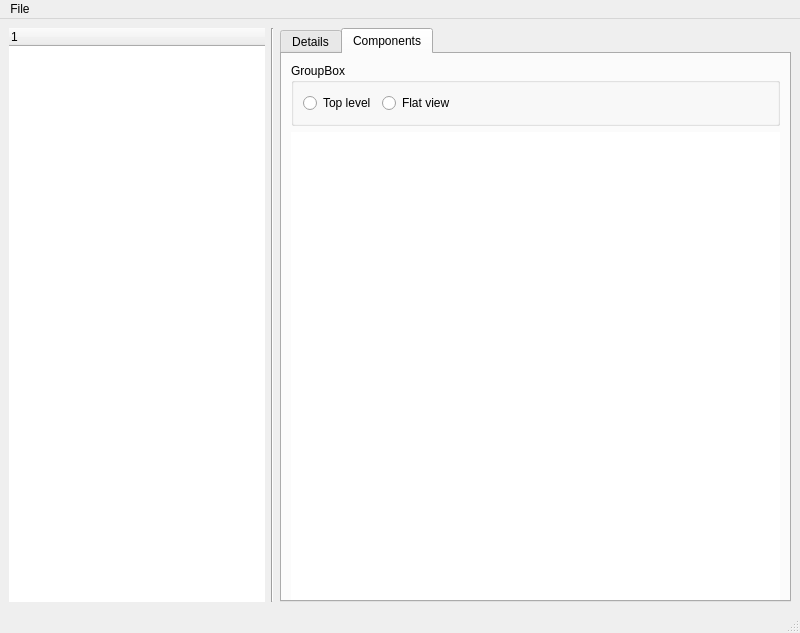
<?xml version="1.0" encoding="UTF-8"?>
<ui version="4.0">
 <class>MainWindow</class>
 <widget class="QMainWindow" name="MainWindow">
  <property name="geometry">
   <rect>
    <x>0</x>
    <y>0</y>
    <width>800</width>
    <height>633</height>
   </rect>
  </property>
  <property name="windowTitle">
   <string>MainWindow</string>
  </property>
  <widget class="QWidget" name="centralwidget">
   <layout class="QHBoxLayout" name="horizontalLayout_4" stretch="1,0,2">
    <item>
     <widget class="QTreeWidget" name="treeWidget">
      <property name="frameShape">
       <enum>QFrame::NoFrame</enum>
      </property>
      <property name="frameShadow">
       <enum>QFrame::Plain</enum>
      </property>
      <column>
       <property name="text">
        <string notr="true">1</string>
       </property>
      </column>
     </widget>
    </item>
    <item>
     <widget class="Line" name="line">
      <property name="orientation">
       <enum>Qt::Vertical</enum>
      </property>
     </widget>
    </item>
    <item>
     <widget class="QTabWidget" name="tabWidget">
      <property name="currentIndex">
       <number>1</number>
      </property>
      <widget class="QWidget" name="deatilstab">
       <attribute name="title">
        <string>Details</string>
       </attribute>
       <layout class="QFormLayout" name="formLayout">
        <property name="bottomMargin">
         <number>0</number>
        </property>
        <item row="0" column="0">
         <widget class="QLabel" name="label">
          <property name="text">
           <string>Part number</string>
          </property>
         </widget>
        </item>
        <item row="0" column="1">
         <widget class="QLineEdit" name="lineEdit"/>
        </item>
        <item row="1" column="0">
         <widget class="QLabel" name="label_2">
          <property name="text">
           <string>Name (eng)</string>
          </property>
         </widget>
        </item>
        <item row="1" column="1">
         <widget class="QLineEdit" name="lineEdit_2"/>
        </item>
        <item row="2" column="0">
         <widget class="QLabel" name="label_3">
          <property name="text">
           <string>Name (rus)</string>
          </property>
         </widget>
        </item>
        <item row="2" column="1">
         <widget class="QLineEdit" name="lineEdit_3"/>
        </item>
        <item row="3" column="0">
         <widget class="QLabel" name="label_4">
          <property name="text">
           <string>Quantity</string>
          </property>
         </widget>
        </item>
        <item row="3" column="1">
         <layout class="QHBoxLayout" name="horizontalLayout">
          <item>
           <widget class="QLineEdit" name="lineEdit_4"/>
          </item>
          <item>
           <widget class="QComboBox" name="comboBox"/>
          </item>
         </layout>
        </item>
        <item row="4" column="0" colspan="2">
         <spacer name="horizontalSpacer">
          <property name="orientation">
           <enum>Qt::Horizontal</enum>
          </property>
          <property name="sizeHint" stdset="0">
           <size>
            <width>40</width>
            <height>20</height>
           </size>
          </property>
         </spacer>
        </item>
        <item row="5" column="0">
         <widget class="QLabel" name="label_5">
          <property name="text">
           <string>Manufacturer</string>
          </property>
         </widget>
        </item>
        <item row="5" column="1">
         <layout class="QHBoxLayout" name="horizontalLayout_2">
          <item>
           <widget class="QComboBox" name="comboBox_2"/>
          </item>
          <item>
           <widget class="QPushButton" name="pushButton">
            <property name="maximumSize">
             <size>
              <width>30</width>
              <height>50</height>
             </size>
            </property>
            <property name="text">
             <string/>
            </property>
            <property name="icon">
             <iconset theme="applications-development"/>
            </property>
           </widget>
          </item>
         </layout>
        </item>
        <item row="6" column="0">
         <widget class="QLabel" name="label_6">
          <property name="text">
           <string>Man P/N</string>
          </property>
         </widget>
        </item>
        <item row="6" column="1">
         <widget class="QComboBox" name="comboBox_3"/>
        </item>
        <item row="9" column="0" colspan="2">
         <widget class="QListWidget" name="listWidget">
          <property name="autoFillBackground">
           <bool>true</bool>
          </property>
          <property name="frameShape">
           <enum>QFrame::NoFrame</enum>
          </property>
         </widget>
        </item>
        <item row="8" column="0" colspan="2">
         <widget class="QLabel" name="label_7">
          <property name="text">
           <string>Files</string>
          </property>
         </widget>
        </item>
        <item row="7" column="0" colspan="2">
         <spacer name="horizontalSpacer_2">
          <property name="orientation">
           <enum>Qt::Horizontal</enum>
          </property>
          <property name="sizeHint" stdset="0">
           <size>
            <width>40</width>
            <height>20</height>
           </size>
          </property>
         </spacer>
        </item>
       </layout>
      </widget>
      <widget class="QWidget" name="comptab">
       <attribute name="title">
        <string>Components</string>
       </attribute>
       <layout class="QVBoxLayout" name="verticalLayout">
        <property name="bottomMargin">
         <number>0</number>
        </property>
        <item>
         <widget class="QGroupBox" name="groupBox">
          <property name="title">
           <string>GroupBox</string>
          </property>
          <layout class="QHBoxLayout" name="horizontalLayout_3" stretch="0,0,1">
           <property name="topMargin">
            <number>0</number>
           </property>
           <property name="bottomMargin">
            <number>0</number>
           </property>
           <item>
            <widget class="QRadioButton" name="radioButton_2">
             <property name="maximumSize">
              <size>
               <width>200</width>
               <height>16777215</height>
              </size>
             </property>
             <property name="text">
              <string>Top level</string>
             </property>
            </widget>
           </item>
           <item>
            <widget class="QRadioButton" name="radioButton">
             <property name="maximumSize">
              <size>
               <width>200</width>
               <height>16777215</height>
              </size>
             </property>
             <property name="text">
              <string>Flat view</string>
             </property>
            </widget>
           </item>
           <item>
            <spacer name="verticalSpacer">
             <property name="orientation">
              <enum>Qt::Vertical</enum>
             </property>
             <property name="sizeType">
              <enum>QSizePolicy::Minimum</enum>
             </property>
             <property name="sizeHint" stdset="0">
              <size>
               <width>20</width>
               <height>40</height>
              </size>
             </property>
            </spacer>
           </item>
          </layout>
         </widget>
        </item>
        <item>
         <widget class="QTableWidget" name="tableWidget">
          <property name="frameShape">
           <enum>QFrame::NoFrame</enum>
          </property>
          <property name="frameShadow">
           <enum>QFrame::Plain</enum>
          </property>
         </widget>
        </item>
       </layout>
      </widget>
     </widget>
    </item>
   </layout>
  </widget>
  <widget class="QMenuBar" name="menubar">
   <property name="geometry">
    <rect>
     <x>0</x>
     <y>0</y>
     <width>800</width>
     <height>22</height>
    </rect>
   </property>
   <widget class="QMenu" name="menuFile">
    <property name="title">
     <string>File</string>
    </property>
    <addaction name="actionExport"/>
    <addaction name="separator"/>
    <addaction name="actionExit"/>
   </widget>
   <addaction name="menuFile"/>
  </widget>
  <widget class="QStatusBar" name="statusbar"/>
  <action name="actionExport">
   <property name="text">
    <string>Export</string>
   </property>
  </action>
  <action name="actionExit">
   <property name="text">
    <string>Exit</string>
   </property>
  </action>
 </widget>
 <resources/>
 <connections/>
</ui>
